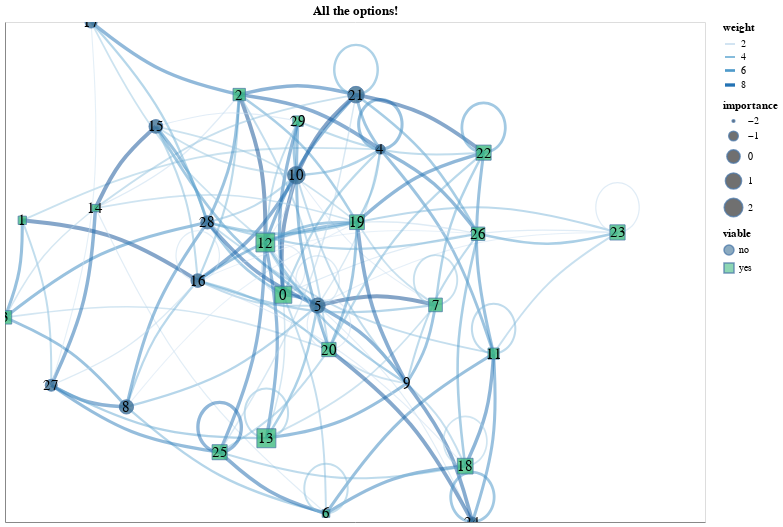

This figure's notebook cell:
### Markdown cell above
Finally, play around with all the arguments (your IDE will likely describe them on hover and show their default values by hovering on the function):

### Code cell
anx.draw_networkx(G, pos,
    node_subset = None, edge_subset = None, show_orphans = True, show_self_loops = True,
    node_size = 'importance', node_outline_width = 1., node_shape = 'viable', node_colour = 'viable', node_cmap = 'viridis', node_alpha = .75,
    node_label = 'node', node_font_size = 15, node_font_colour = 'black', node_tooltip = ['name', 'importance', 'viable'], node_legend = True,
    edge_width = 'weight', edge_colour = 'weight', edge_cmap = 'blues', edge_alpha = .5, edge_tooltip = ['pair', 'weight'], edge_legend = True,
    loop_radius = .05, loop_angle = 90., loop_n_points = 30,
    curved_edges = True, edge_control_points = [(.5,.1)], edge_interpolation = 'basis',
    arrow_width = 2, arrow_length = .1, arrow_length_is_relative = True, arrow_colour = 'black', arrow_cmap = None, arrow_alpha = 1., arrow_legend = False,
    chart_width = 700, chart_height = 500 # Setting either of these to None forces the graph's aspect ratio onto the chart; vice-versa if both are given
).properties(title = 'All the options!').interactive()

### Figure 1 — Vega-Lite specification as saved in the notebook (floating-point values rounded to 4 significant figures; data arrays with more than 128 entries replaced by an {"elided": "..."} marker saying what was removed)
{"config": {"view": {"continuousWidth": 300, "continuousHeight": 300}}, "layer": [{"data": {"name": "data-679f95e7e5b23b7395ad3928c20c0478"}, "mark": {"type": "line", "interpolate": "basis", "opacity": 0.5}, "encoding": {"color": {"field": "weight", "legend": {}, "scale": {"scheme": "blues"}, "type": "quantitative"}, "detail": {"field": "edge", "type": "quantitative"}, "order": {"field": "order", "type": "quantitative"}, "strokeWidth": {"field": "weight", "legend": {}, "type": "quantitative"}, "tooltip": [{"field": "pair", "type": "nominal"}, {"field": "weight", "type": "quantitative"}], "x": {"axis": {"grid": false, "labels": false, "ticks": false, "title": ""}, "field": "x", "type": "quantitative"}, "y": {"axis": {"grid": false, "labels": false, "ticks": false, "title": ""}, "field": "y", "type": "quantitative"}}, "name": "view_2"}, {"data": {"name": "data-a5650b45e0e2433e41d72d40444a65d0"}, "mark": {"type": "point", "opacity": 0.75, "strokeWidth": 1.0}, "encoding": {"fill": {"field": "viable", "scale": {"scheme": "viridis"}, "type": "nominal"}, "shape": {"field": "viable", "legend": {}, "type": "nominal"}, "size": {"field": "importance", "legend": {}, "type": "quantitative"}, "tooltip": [{"field": "name", "type": "quantitative"}, {"field": "importance", "type": "quantitative"}, {"field": "viable", "type": "nominal"}], "x": {"axis": {"grid": false, "labels": false, "ticks": false}, "field": "x", "type": "quantitative"}, "y": {"axis": {"grid": false, "labels": false, "ticks": false}, "field": "y", "type": "quantitative"}}}, {"data": {"name": "data-a5650b45e0e2433e41d72d40444a65d0"}, "mark": {"type": "text", "baseline": "middle", "fill": "black", "size": 15}, "encoding": {"text": {"field": "node", "type": "quantitative"}, "x": {"axis": {"grid": false, "labels": false, "ticks": false}, "field": "x", "type": "quantitative"}, "y": {"axis": {"grid": false, "labels": false, "ticks": false}, "field": "y", "type": "quantitative"}}}], "height": 500, "params": [{"name": "param_2", "select": {"type": "interval", "encodings": ["x", "y"]}, "bind": "scales", "views": ["view_2"]}], "title": "All the options!", "width": 700, "$schema": "https://vega.github.io/schema/vega-lite/v5.17.0.json", "datasets": {"data-679f95e7e5b23b7395ad3928c20c0478": {"elided": "813 records"}, "data-a5650b45e0e2433e41d72d40444a65d0": [{"node": 0, "x": 0.636, "y": 0.4545, "importance": 1.365, "name": 975, "viable": "yes"}, {"node": 1, "x": 0.03948, "y": 0.6034, "importance": -1.274, "name": 127, "viable": "yes"}, {"node": 2, "x": 0.5353, "y": 0.8549, "importance": -0.2818, "name": 429, "viable": "yes"}, {"node": 3, "x": 0.0, "y": 0.4093, "importance": 0.04952, "name": 217, "viable": "yes"}, {"node": 4, "x": 0.858, "y": 0.7453, "importance": -0.9417, "name": 218, "viable": "no"}, {"node": 5, "x": 0.7144, "y": 0.4329, "importance": 0.7089, "name": 950, "viable": "no"}, {"node": 6, "x": 0.7337, "y": 0.01701, "importance": -1.417, "name": 722, "viable": "yes"}, {"node": 7, "x": 0.9841, "y": 0.4342, "importance": 0.1127, "name": 442, "viable": "yes"}, {"node": 8, "x": 0.2776, "y": 0.2302, "importance": 0.333, "name": 860, "viable": "no"}, {"node": 9, "x": 0.918, "y": 0.2771, "importance": -2.042, "name": 206, "viable": "no"}, {"node": 10, "x": 0.666, "y": 0.6935, "importance": 1.609, "name": 881, "viable": "no"}, {"node": 11, "x": 1.117, "y": 0.3368, "importance": -0.6254, "name": 630, "viable": "yes"}, {"node": 12, "x": 0.5951, "y": 0.559, "importance": 2.095, "name": 28, "viable": "yes"}, {"node": 13, "x": 0.5974, "y": 0.1675, "importance": 2.173, "name": 402, "viable": "yes"}, {"node": 14, "x": 0.2069, "y": 0.6278, "importance": -1.443, "name": 949, "viable": "yes"}, {"node": 15, "x": 0.3448, "y": 0.7911, "importance": 0.1658, "name": 756, "viable": "no"}, {"node": 16, "x": 0.4405, "y": 0.4829, "importance": 0.1101, "name": 628, "viable": "no"}, {"node": 17, "x": 0.1967, "y": 1.0, "importance": -0.3431, "name": 839, "viable": "no"}, {"node": 18, "x": 1.052, "y": 0.1117, "importance": 0.8364, "name": 496, "viable": "yes"}, {"node": 19, "x": 0.8046, "y": 0.5996, "importance": 0.4881, "name": 199, "viable": "yes"}, {"node": 20, "x": 0.7404, "y": 0.345, "importance": 0.3223, "name": 284, "viable": "yes"}, {"node": 21, "x": 0.8022, "y": 0.8546, "importance": 1.192, "name": 56, "viable": "no"}, {"node": 22, "x": 1.094, "y": 0.7387, "importance": 0.5953, "name": 853, "viable": "yes"}, {"node": 23, "x": 1.4, "y": 0.5792, "importance": 0.6425, "name": 703, "viable": "yes"}, {"node": 24, "x": 1.068, "y": 0.0, "importance": -0.9312, "name": 964, "viable": "no"}, {"node": 25, "x": 0.4906, "y": 0.1396, "importance": 0.5935, "name": 529, "viable": "yes"}, {"node": 26, "x": 1.082, "y": 0.5765, "importance": 0.02837, "name": 723, "viable": "yes"}, {"node": 27, "x": 0.1057, "y": 0.2735, "importance": -0.3839, "name": 127, "viable": "no"}, {"node": 28, "x": 0.4626, "y": 0.5993, "importance": -0.0005649, "name": 464, "viable": "no"}, {"node": 29, "x": 0.6698, "y": 0.8018, "importance": -0.8156, "name": 86, "viable": "yes"}]}}
